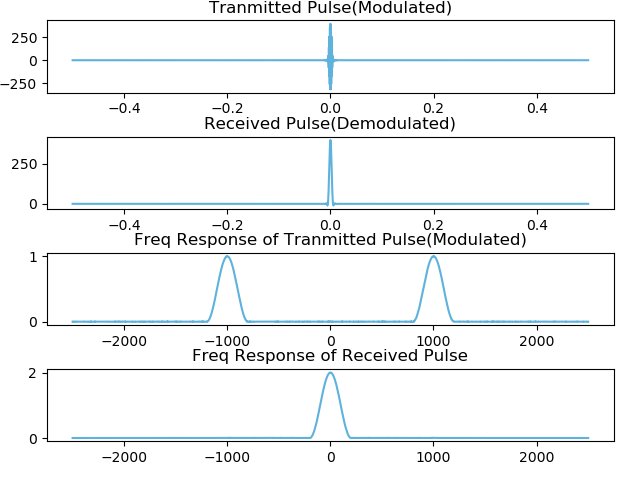

The Python source for this figure:
import numpy as np
import matplotlib.pyplot as plt
import matplotlib as mpl
from scipy.signal import hilbert

mpl.style.use('default')
# N = 2
N = 13


def m1(t):
    return np.cos(2*np.pi*N*t)

def m2(t):
    return 2*N*np.sinc(2*N*t)

def m3(t):
    beta = 1
    Rb = 200
    return Rb*np.cos(np.pi*beta*Rb*t)/(1-np.square(2*beta*Rb*t))*np.sinc(Rb*t)

fs = 0.5e4
fc = 1e3

B = fc
t_car = np.arange(-0.5, 0.5, 1/fs)
carrier = 2*np.cos(2*np.pi*fc*t_car)
sig_t = np.array([])
sig_rx = np.array([])
h_filter = 2*B*np.sinc(2*B*t_car)
ft = np.random.choice([m1, m2, m3])

# Packet
# Sig_t
# Sig_f

fig, ax = plt.subplots(4, 1)
fig.tight_layout()
# plt.subplots_adjust(wspace=0.3, hspace=1.2)
for j in range(30):
    mtx = ft(t_car)*carrier + 0.1*np.random.randn(int(fs))
    Ns = mtx.size
    # mtx = m_t*carrier

    sig_t = np.append(sig_t, mtx)
    mrx = np.real(hilbert(mtx)*np.exp(-1j*2*np.pi*fc*t_car))

    sig_rx = np.append(sig_rx, mrx)

    # plt.plot(sig_t)
    # plt.xlim([0, 29*fs])
    # with plt.xkcd():
    freq = np.linspace(-fs/2, fs/2, Ns)
    # testx = ft(t_car)
    sig_tx_f = np.fft.fftshift(np.abs(np.fft.fft(mtx))/Ns)
    sig_rx_f = np.fft.fftshift(np.abs(np.fft.fft(mrx))/Ns)
    # fig.clear()
    ax[0].clear()
    ax[1].clear()
    ax[2].clear()
    ax[3].clear()
    ax[2].plot(freq, sig_tx_f, color='#5eb2db')
    ax[2].set_title("Freq Response of Tranmitted Pulse(Modulated)")
    # ax[2].
    ax[0].plot(t_car, mtx, color='#5eb2db')
    ax[0].set_title("Tranmitted Pulse(Modulated)")
    ax[1].plot(t_car, mrx, color='#5eb2db')
    ax[1].set_title("Received Pulse(Demodulated)")
    # ax[1].set_xlim([0, 5*fs])
    ax[3].plot(freq, sig_rx_f, color='#5eb2db')
    ax[3].set_title("Freq Response of Received Pulse")
    fig.show()

    plt.pause(0.5)

fig.savefig("Task2.png")


